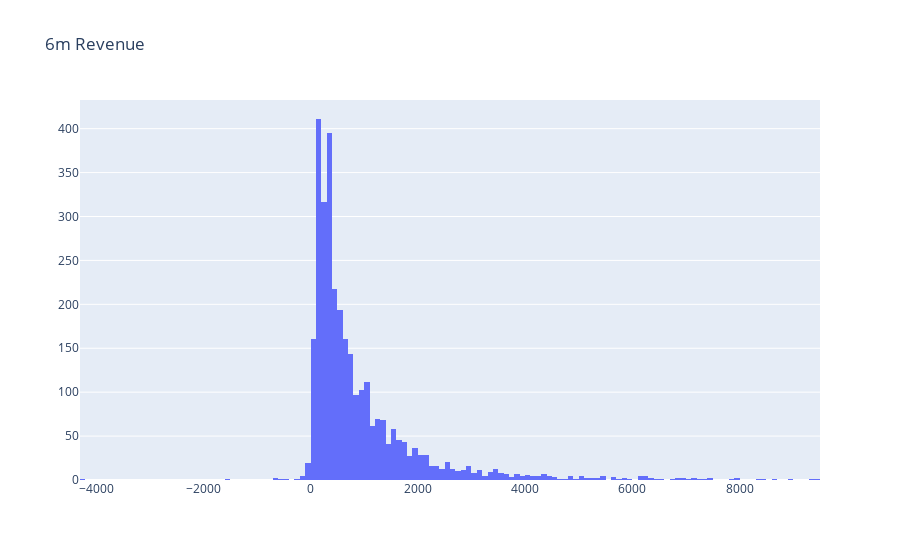

Write notebook code for a chart like this one.
### Code cell
plot_data = [
    go.Histogram(
        x=tx_user_6m.query('m6_Revenue < 10000')['m6_Revenue']
    )
]

plot_layout = go.Layout(
        title='6m Revenue'
    )
fig = go.Figure(data=plot_data, layout=plot_layout)
iplot(fig)

### Figure 1 — Plotly figure (JSON) as saved in the notebook; plotly's stock layout.template omitted (floating-point values rounded to 4 significant figures; data arrays with more than 128 entries replaced by an {"elided": "..."} marker saying what was removed)
{"data": [{"type": "histogram", "x": {"elided": "3131 float values"}}], "layout": {"title": {"text": "6m Revenue"}}}
